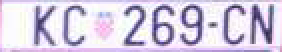
#> input picture Program/LicPlateImages/tablica7.png, 141 x 26 px (shown 2 times larger)
$ python Main.py   (older library calls are emulated)
#> lines starting #> are read from the running program, lines starting #| are printed output that depends on the picture; after the words box and inside, x2 and y2 are one past the last pixel; in counts of white or black regions, pixels touching at a corner belong together
### Program/DetectPlates.py
import cv2
import numpy as np
import math
import Main
import random

import Preprocess
import DetectChars
import PossiblePlate
import PossibleChar

PLATE_WIDTH_PADDING_FACTOR = 1.3
PLATE_HEIGHT_PADDING_FACTOR = 1.5

def detectPlatesInScene(imgOriginalScene):
    listOfPossiblePlates = []

    height, width, numChannels = imgOriginalScene.shape

    imgGrayscaleScene = np.zeros((height, width, 1), np.uint8)
    imgThreshScene = np.zeros((height, width, 1), np.uint8)
    imgContours = np.zeros((height, width, 3), np.uint8)

    cv2.destroyAllWindows()

    imgGrayscaleScene, imgThreshScene = Preprocess.preprocess(imgOriginalScene)

    listOfPossibleCharsInScene = findPossibleCharsInScene(imgThreshScene)

    listOfListsOfMatchingCharsInScene = DetectChars.findListOfListsOfMatchingChars(listOfPossibleCharsInScene)

    for listOfMatchingChars in listOfListsOfMatchingCharsInScene:
        possiblePlate = extractPlate(imgOriginalScene, listOfMatchingChars)

        if possiblePlate.imgPlate is not None:
            listOfPossiblePlates.append(possiblePlate)

    print ("\n" + str(len(listOfPossiblePlates)) + " possible plates found")

    return listOfPossiblePlates

def findPossibleCharsInScene(imgThresh):
    listOfPossibleChars = []

    intCountOfPossibleChars = 0

    imgThreshCopy = imgThresh.copy()

    imgContours, contours, npaHierarchy = cv2.findContours(imgThreshCopy, cv2.RETR_LIST, cv2.CHAIN_APPROX_SIMPLE)

    height, width = imgThresh.shape
    imgContours = np.zeros((height, width, 3), np.uint8)

    for i in range(0, len(contours)):

        possibleChar = PossibleChar.PossibleChar(contours[i])

        if DetectChars.checkIfPossibleChar(possibleChar):
            intCountOfPossibleChars = intCountOfPossibleChars + 1
            listOfPossibleChars.append(possibleChar)

    return listOfPossibleChars

def extractPlate(imgOriginal, listOfMatchingChars):
    possiblePlate = PossiblePlate.PossiblePlate()

    listOfMatchingChars.sort(key = lambda matchingChar: matchingChar.intCenterX)

    fltPlateCenterX = (listOfMatchingChars[0].intCenterX + listOfMatchingChars[len(listOfMatchingChars) - 1].intCenterX) / 2.0
    fltPlateCenterY = (listOfMatchingChars[0].intCenterY + listOfMatchingChars[len(listOfMatchingChars) - 1].intCenterY) / 2.0

    ptPlateCenter = fltPlateCenterX, fltPlateCenterY


    intPlateWidth = int((listOfMatchingChars[len(listOfMatchingChars) - 1].intBoundingRectX + listOfMatchingChars[len(listOfMatchingChars) - 1].intBoundingRectWidth - listOfMatchingChars[0].intBoundingRectX) * PLATE_WIDTH_PADDING_FACTOR)

    intTotalOfCharHeights = 0

    for matchingChar in listOfMatchingChars:
        intTotalOfCharHeights = intTotalOfCharHeights + matchingChar.intBoundingRectHeight

    fltAverageCharHeight = intTotalOfCharHeights / len(listOfMatchingChars)

    intPlateHeight = int(fltAverageCharHeight * PLATE_HEIGHT_PADDING_FACTOR)

    fltOpposite = listOfMatchingChars[len(listOfMatchingChars) - 1].intCenterY - listOfMatchingChars[0].intCenterY
    fltHypotenuse = DetectChars.distanceBetweenChars(listOfMatchingChars[0], listOfMatchingChars[len(listOfMatchingChars) - 1])
    fltCorrectionAngleInRad = math.asin(fltOpposite / fltHypotenuse)
    fltCorrectionAngleInDeg = fltCorrectionAngleInRad * (180.0 / math.pi)

    possiblePlate.rrLocationOfPlateInScene = ( tuple(ptPlateCenter), (intPlateWidth, intPlateHeight), fltCorrectionAngleInDeg )

    rotationMatrix = cv2.getRotationMatrix2D(tuple(ptPlateCenter), fltCorrectionAngleInDeg, 1.0)

    height, width, numChannels = imgOriginal.shape

    imgRotated = cv2.warpAffine(imgOriginal, rotationMatrix, (width, height))

    imgCropped = cv2.getRectSubPix(imgRotated, (intPlateWidth, intPlateHeight), tuple(ptPlateCenter))

    possiblePlate.imgPlate = imgCropped

    return possiblePlate

### Program/Preprocess.py
import cv2
import numpy as np
import math

GAUSSIAN_SMOOTH_FILTER_SIZE = (5, 5)
ADAPTIVE_THRESH_BLOCK_SIZE = 19
ADAPTIVE_THRESH_WEIGHT = 9

def preprocess(imgOriginal):
    imgGrayscale = extractValue(imgOriginal)

    imgMaxContrastGrayscale = maximizeContrast(imgGrayscale)

    height, width = imgGrayscale.shape

    imgBlurred = np.zeros((height, width, 1), np.uint8)

    imgBlurred = cv2.GaussianBlur(imgMaxContrastGrayscale, GAUSSIAN_SMOOTH_FILTER_SIZE, 0)

    imgThresh = cv2.adaptiveThreshold(imgBlurred, 255.0, cv2.ADAPTIVE_THRESH_GAUSSIAN_C, cv2.THRESH_BINARY_INV, ADAPTIVE_THRESH_BLOCK_SIZE, ADAPTIVE_THRESH_WEIGHT)

    return imgGrayscale, imgThresh

def extractValue(imgOriginal):
    height, width, numChannels = imgOriginal.shape

    imgHSV = np.zeros((height, width, 3), np.uint8)

    imgHSV = cv2.cvtColor(imgOriginal, cv2.COLOR_BGR2HSV)

    imgHue, imgSaturation, imgValue = cv2.split(imgHSV)

    return imgValue

def maximizeContrast(imgGrayscale):

    height, width = imgGrayscale.shape

    imgTopHat = np.zeros((height, width, 1), np.uint8)
    imgBlackHat = np.zeros((height, width, 1), np.uint8)

    structuringElement = cv2.getStructuringElement(cv2.MORPH_RECT, (3, 3))

    imgTopHat = cv2.morphologyEx(imgGrayscale, cv2.MORPH_TOPHAT, structuringElement)
    imgBlackHat = cv2.morphologyEx(imgGrayscale, cv2.MORPH_BLACKHAT, structuringElement)

    imgGrayscalePlusTopHat = cv2.add(imgGrayscale, imgTopHat)
    imgGrayscalePlusTopHatMinusBlackHat = cv2.subtract(imgGrayscalePlusTopHat, imgBlackHat)

    return imgGrayscalePlusTopHatMinusBlackHat

### Program/PossibleChar.py
import cv2
import numpy as np
import math

class PossibleChar:

    def __init__(self, _contour):
        self.contour = _contour

        self.boundingRect = cv2.boundingRect(self.contour)

        [intX, intY, intWidth, intHeight] = self.boundingRect

        self.intBoundingRectX = intX
        self.intBoundingRectY = intY
        self.intBoundingRectWidth = intWidth
        self.intBoundingRectHeight = intHeight

        self.intBoundingRectArea = self.intBoundingRectWidth * self.intBoundingRectHeight

        self.intCenterX = (self.intBoundingRectX + self.intBoundingRectX + self.intBoundingRectWidth) / 2
        self.intCenterY = (self.intBoundingRectY + self.intBoundingRectY + self.intBoundingRectHeight) / 2

        self.fltDiagonalSize = math.sqrt((self.intBoundingRectWidth ** 2) + (self.intBoundingRectHeight ** 2))

        self.fltAspectRatio = float(self.intBoundingRectWidth) / float(self.intBoundingRectHeight)

### Program/DetectChars.py
import cv2
import numpy as np
import math
import random

import Main
import Preprocess
import PossibleChar

import AzureWebService as aws

MIN_PIXEL_WIDTH = 2
MIN_PIXEL_HEIGHT = 8

MIN_ASPECT_RATIO = 0.25
MAX_ASPECT_RATIO = 1.0

MIN_PIXEL_AREA = 80

MIN_DIAG_SIZE_MULTIPLE_AWAY = 0.3
MAX_DIAG_SIZE_MULTIPLE_AWAY = 5.0

MAX_CHANGE_IN_AREA = 0.5

MAX_CHANGE_IN_WIDTH = 0.8
MAX_CHANGE_IN_HEIGHT = 0.2

MAX_ANGLE_BETWEEN_CHARS = 12.0

MIN_NUMBER_OF_MATCHING_CHARS = 3

RESIZED_CHAR_IMAGE_WIDTH = 20
RESIZED_CHAR_IMAGE_HEIGHT = 30

MIN_CONTOUR_AREA = 100

def detectCharsInPlates(listOfPossiblePlates):
    intPlateCounter = 0
    imgContours = None
    contours = []

    if len(listOfPossiblePlates) == 0:
        return listOfPossiblePlates

    for possiblePlate in listOfPossiblePlates:

        possiblePlate.imgGrayscale, possiblePlate.imgThresh = Preprocess.preprocess(possiblePlate.imgPlate)

        possiblePlate.imgThresh = cv2.resize(possiblePlate.imgThresh, (0, 0), fx = 1.6, fy = 1.6)

        thresholdValue, possiblePlate.imgThresh = cv2.threshold(possiblePlate.imgThresh, 0.0, 255.0, cv2.THRESH_BINARY | cv2.THRESH_OTSU)

        listOfPossibleCharsInPlate = findPossibleCharsInPlate(possiblePlate.imgGrayscale, possiblePlate.imgThresh)

        listOfListsOfMatchingCharsInPlate = findListOfListsOfMatchingChars(listOfPossibleCharsInPlate)

        if (len(listOfListsOfMatchingCharsInPlate) == 0):

            possiblePlate.strChars = ""
            continue

        for i in range(0, len(listOfListsOfMatchingCharsInPlate)):
            listOfListsOfMatchingCharsInPlate[i].sort(key = lambda matchingChar: matchingChar.intCenterX)
            listOfListsOfMatchingCharsInPlate[i] = removeInnerOverlappingChars(listOfListsOfMatchingCharsInPlate[i])

        intLenOfLongestListOfChars = 0
        intIndexOfLongestListOfChars = 0

        for i in range(0, len(listOfListsOfMatchingCharsInPlate)):
            if len(listOfListsOfMatchingCharsInPlate[i]) > intLenOfLongestListOfChars:
                intLenOfLongestListOfChars = len(listOfListsOfMatchingCharsInPlate[i])
                intIndexOfLongestListOfChars = i

        longestListOfMatchingCharsInPlate = listOfListsOfMatchingCharsInPlate[intIndexOfLongestListOfChars]

        possiblePlate.strChars = recognizeCharsInPlate(possiblePlate.imgThresh, longestListOfMatchingCharsInPlate)

    return listOfPossiblePlates

def findPossibleCharsInPlate(imgGrayscale, imgThresh):
    listOfPossibleChars = []
    contours = []
    imgThreshCopy = imgThresh.copy()

    imgContours, contours, npaHierarchy = cv2.findContours(imgThreshCopy, cv2.RETR_LIST, cv2.CHAIN_APPROX_SIMPLE)

    for contour in contours:
        possibleChar = PossibleChar.PossibleChar(contour)

        if checkIfPossibleChar(possibleChar):
            listOfPossibleChars.append(possibleChar)

    return listOfPossibleChars

def checkIfPossibleChar(possibleChar):
    if (possibleChar.intBoundingRectArea > MIN_PIXEL_AREA and
        possibleChar.intBoundingRectWidth > MIN_PIXEL_WIDTH and possibleChar.intBoundingRectHeight > MIN_PIXEL_HEIGHT and
        MIN_ASPECT_RATIO < possibleChar.fltAspectRatio and possibleChar.fltAspectRatio < MAX_ASPECT_RATIO):
        return True
    else:
        return False

def findListOfListsOfMatchingChars(listOfPossibleChars):

    listOfListsOfMatchingChars = []

    for possibleChar in listOfPossibleChars:
        listOfMatchingChars = findListOfMatchingChars(possibleChar, listOfPossibleChars)

        listOfMatchingChars.append(possibleChar)

        if len(listOfMatchingChars) < MIN_NUMBER_OF_MATCHING_CHARS:
            continue

        listOfListsOfMatchingChars.append(listOfMatchingChars)

        listOfPossibleCharsWithCurrentMatchesRemoved = []

        listOfPossibleCharsWithCurrentMatchesRemoved = list(set(listOfPossibleChars) - set(listOfMatchingChars))

        recursiveListOfListsOfMatchingChars = findListOfListsOfMatchingChars(listOfPossibleCharsWithCurrentMatchesRemoved)

        for recursiveListOfMatchingChars in recursiveListOfListsOfMatchingChars:
            listOfListsOfMatchingChars.append(recursiveListOfMatchingChars)

        break

    return listOfListsOfMatchingChars

def findListOfMatchingChars(possibleChar, listOfChars):

    listOfMatchingChars = []

    for possibleMatchingChar in listOfChars:
        if possibleMatchingChar == possibleChar:

            continue

        fltDistanceBetweenChars = distanceBetweenChars(possibleChar, possibleMatchingChar)

        fltAngleBetweenChars = angleBetweenChars(possibleChar, possibleMatchingChar)

        fltChangeInArea = float(abs(possibleMatchingChar.intBoundingRectArea - possibleChar.intBoundingRectArea)) / float(possibleChar.intBoundingRectArea)

        fltChangeInWidth = float(abs(possibleMatchingChar.intBoundingRectWidth - possibleChar.intBoundingRectWidth)) / float(possibleChar.intBoundingRectWidth)
        fltChangeInHeight = float(abs(possibleMatchingChar.intBoundingRectHeight - possibleChar.intBoundingRectHeight)) / float(possibleChar.intBoundingRectHeight)

        if (fltDistanceBetweenChars < (possibleChar.fltDiagonalSize * MAX_DIAG_SIZE_MULTIPLE_AWAY) and
            fltAngleBetweenChars < MAX_ANGLE_BETWEEN_CHARS and
            fltChangeInArea < MAX_CHANGE_IN_AREA and
            fltChangeInWidth < MAX_CHANGE_IN_WIDTH and
            fltChangeInHeight < MAX_CHANGE_IN_HEIGHT):

            listOfMatchingChars.append(possibleMatchingChar)

    return listOfMatchingChars

def distanceBetweenChars(firstChar, secondChar):
    intX = abs(firstChar.intCenterX - secondChar.intCenterX)
    intY = abs(firstChar.intCenterY - secondChar.intCenterY)

    return math.sqrt((intX ** 2) + (intY ** 2))

def angleBetweenChars(firstChar, secondChar):
    fltAdj = float(abs(firstChar.intCenterX - secondChar.intCenterX))
    fltOpp = float(abs(firstChar.intCenterY - secondChar.intCenterY))

    if fltAdj != 0.0:
        fltAngleInRad = math.atan(fltOpp / fltAdj)
    else:
        fltAngleInRad = 1.5708

    fltAngleInDeg = fltAngleInRad * (180.0 / math.pi)

    return fltAngleInDeg

def removeInnerOverlappingChars(listOfMatchingChars):
    listOfMatchingCharsWithInnerCharRemoved = list(listOfMatchingChars)

    for currentChar in listOfMatchingChars:
        for otherChar in listOfMatchingChars:
            if currentChar != otherChar:
                if distanceBetweenChars(currentChar, otherChar) < (currentChar.fltDiagonalSize * MIN_DIAG_SIZE_MULTIPLE_AWAY):
                    if currentChar.intBoundingRectArea < otherChar.intBoundingRectArea:
                        if currentChar in listOfMatchingCharsWithInnerCharRemoved:
                            listOfMatchingCharsWithInnerCharRemoved.remove(currentChar)
                    else:
                        if otherChar in listOfMatchingCharsWithInnerCharRemoved:
                            listOfMatchingCharsWithInnerCharRemoved.remove(otherChar)

    return listOfMatchingCharsWithInnerCharRemoved

def recognizeCharsInPlate(imgThresh, listOfMatchingChars):
    strChars = ""

    height, width = imgThresh.shape

    imgThreshColor = np.zeros((height, width, 3), np.uint8)

    listOfMatchingChars.sort(key = lambda matchingChar: matchingChar.intCenterX)

    cv2.cvtColor(imgThresh, cv2.COLOR_GRAY2BGR, imgThreshColor)
    i=0
    j=1
    allChars=""
    for currentChar in listOfMatchingChars:
        pt1 = (currentChar.intBoundingRectX, currentChar.intBoundingRectY)
        pt2 = ((currentChar.intBoundingRectX + currentChar.intBoundingRectWidth), (currentChar.intBoundingRectY + currentChar.intBoundingRectHeight))

        cv2.rectangle(imgThreshColor, pt1, pt2, Main.SCALAR_GREEN, 2)

        imgROI = imgThresh[currentChar.intBoundingRectY : currentChar.intBoundingRectY + currentChar.intBoundingRectHeight,
                           currentChar.intBoundingRectX : currentChar.intBoundingRectX + currentChar.intBoundingRectWidth]

        imgROIResized = cv2.resize(imgROI, (15, 25))

        currentChar=aws.getPrediction(imgROIResized)
        allChars+=currentChar
        if(len(listOfMatchingChars)==7):
            if(j==2):
                allChars+=" "
            if(j==5):
                allChars+="-"
        elif(len(listOfMatchingChars)==8):
            if(j==2):
                allChars+=" "
            if(j==6):
                allChars+="-"

        i+=1
        j+=1

    print(allChars)
    return strChars

### Program/PossiblePlate.py
import cv2
import numpy as np

class PossiblePlate:
    def __init__(self):
        self.imgPlate = None
        self.imgGrayscale = None
        self.imgThresh = None

        self.rrLocationOfPlateInScene = None

        self.strChars = ""

### Program/AzureWebService.py
import urllib.request
import cv2
import json
import numpy as np

def getPrediction(char):

    cols=[1,2,3,4,5,6,7,8,9,10,11,12,13,14,15,16,17,18]

    for i in range(0,15):
        number=0
        for j in range (0,25):
            if(char[j][i]<200):
                number+=1
        cols[i]=number

    im2, contours, hierarchy = cv2.findContours(char, 1, 2)
    cnt = contours[0]
    M = cv2.moments(cnt)
    if(M['m00']!=0):
        cx = int(M['m10']/M['m00'])
        cy = int(M['m01']/M['m00'])
    else:
        cx=0
        cy=0

    data =  {

            "Inputs": {

                    "input1":
                    {
                        "ColumnNames": ["klasa", "c1", "c2", "c3","c4", "c5", "c6","c7", "c8", "c9","c10", "c11", "c12","c13", "c14", "c15","cx", "cy"],
                        "Values": [ [ "C",cols[0], cols[1], cols[2],cols[3], cols[4], cols[5], cols[6], cols[7], cols[8], cols[9], cols[10], cols[11], cols[12], cols[13], cols[14], cx, cy]]
                    },        },
                "GlobalParameters": {
    }
        }

    body = str.encode(json.dumps(data))

    url = 'https://ussouthcentral.services.azureml.net/workspaces/72d85169b22d4d548637997d8b94a5d0/services/194ce0186ec64d0bad247508e08e39fd/execute?api-version=2.0&details=true'
    api_key = 'GpwM+jt2xXnRwLkr8Nr5zqn+HC9NDk16l1Hfm5BPyvhZzNGF3peZZiz2cwUDss0ItfCUZXurJm3LVK8ci61tQQ=='
    headers = {'Content-Type':'application/json', 'Authorization':('Bearer '+ api_key)}
    req = urllib.request.Request(url, body, headers)
    try:
        response = urllib.request.urlopen(req)

        result = response.read()
        prediction= json.loads(result.decode())
        t1 = prediction['Results']
        t2 = t1['output1']
        t3 = t2['value']
        t4 = t3['Values']
        return t4[0][44] #Podesiti

    except urllib.request.HTTPError.error:
        print("The request failed with status code: " + str(error.code))
        return 5

### Program/Main.py
import cv2
import numpy as np
import os

import DetectChars
import DetectPlates
import PossiblePlate

SCALAR_GREEN = (0.0, 255.0, 0.0)


# [29 lines left out: function main, not called in this run]

if __name__ == "__main__":
    main()
#> in main, imgOriginalScene is the input picture: shape (26, 141, 3); mean B, G, R 225.1, 204.1, 213.3
#> in preprocess, `imgBlurred = cv2.GaussianBlur(imgMaxContrastGrayscale, GAUSSIAN_SMOOTH..`:
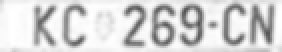
#> imgBlurred: shape (26, 141) (shown 2 times larger); min 83, max 255, mean 213
#> in preprocess, `imgThresh = cv2.adaptiveThreshold(imgBlurred, 255.0, cv2.ADAPTIVE_THRE..`:
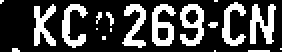
#> imgThresh: shape (26, 141) (shown 2 times larger); 27.5% white; 19 white regions (12 under 20 px)
#> in findPossibleCharsInScene, `imgContours, contours, npaHierarchy = cv2.findContours(imgThreshCopy, ..`: contours = 21 contours, 12 with area under 20; largest, box (x1, y1, x2, y2) and area: (76, 2, 88, 23) 141, (90, 2, 102, 23) 140, (125, 2, 138, 22) 104, (31, 2, 44, 24) 92, (61, 2, 73, 24) 90; npaHierarchy = 21 rows, first 6: [1, -1, -1, -1], [2, 0, -1, -1], [3, 1, -1, -1], [4, 2, -1, -1], [5, 3, -1, -1], [6, 4, -1, -1]
#> the loop in findPossibleCharsInScene, `for i in range(0, len(contours)): ` made 21 passes
#> after the loop in findPossibleCharsInScene, `for i in range(0, len(contours)):`: intCountOfPossibleChars = 7; listOfPossibleChars = 7 items
#> the loop in findListOfListsOfMatchingChars, `for possibleChar in listOfPossibleChars:` made 1 pass
#> after the loop in findListOfListsOfMatchingChars, `for possibleChar in listOfPossibleChars:`: listOfListsOfMatchingChars = 1 item
#> the loop in detectPlatesInScene, `for listOfMatchingChars in listOfListsOfMatchingCharsInScene:` made 1 pass
#> (fltPlateCenterX in extractPlate, fltPlateCenterY in extractPlate, intPlateWidth in extractPlate, fltAverageCharHeight in extractPlate, intPlateHeight in extractPlate, fltOpposite in extractPlate) on pass 1: (77, 12.25, 157, 21.29, 31, -0.5)
#> pass 1, in extractPlate, `imgCropped = cv2.getRectSubPix(imgRotated, (intPlateWidth, intPlateHei..`:
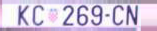
#> imgCropped: shape (31, 157, 3); mean B, G, R 221.8, 198.8, 210.9
#| 1 possible plates found
#> the loop in detectCharsInPlates, `for possiblePlate in listOfPossiblePlates: ` made 1 pass
#> thresholdValue on pass 1: 117
#> pass 1, in extractValue (call 2), `imgHue, imgSaturation, imgValue = cv2.split(imgHSV)`:
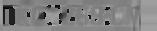
#> imgHue: shape (31, 157); min 0, max 175, mean 128.4
#> pass 1, in extractValue (call 2), `imgHue, imgSaturation, imgValue = cv2.split(imgHSV)`:
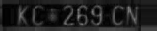
#> imgSaturation: shape (31, 157); min 0, max 134, mean 31.3
#> pass 1, in extractValue (call 2), `imgHue, imgSaturation, imgValue = cv2.split(imgHSV)`:
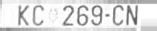
#> imgValue: shape (31, 157); min 85, max 255, mean 223.1
#> after the loop in detectCharsInPlates, `for possiblePlate in listOfPossiblePlates:`:
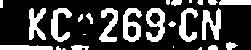
#> possiblePlate.imgThresh: shape (50, 251); 26% white; 26 white regions (7 under 20 px), largest, box (x1, y1, x2, y2) and area: (123, 8, 142, 42) 379, (146, 8, 165, 42) 374, (202, 8, 221, 40) 353
#> (the run stopped early here; a loop or call above may not have finished)
